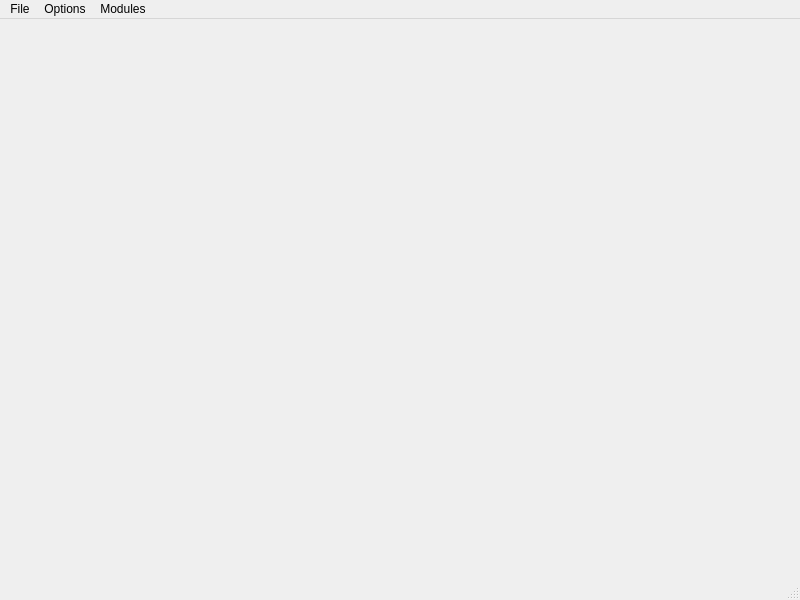
<?xml version="1.0" encoding="UTF-8"?>
<ui version="4.0">
 <class>MainWindow</class>
 <widget class="QMainWindow" name="MainWindow">
  <property name="geometry">
   <rect>
    <x>0</x>
    <y>0</y>
    <width>800</width>
    <height>600</height>
   </rect>
  </property>
  <property name="windowTitle">
   <string>MainWindow</string>
  </property>
  <widget class="QWidget" name="centralwidget"/>
  <widget class="QMenuBar" name="menubar">
   <property name="geometry">
    <rect>
     <x>0</x>
     <y>0</y>
     <width>800</width>
     <height>26</height>
    </rect>
   </property>
   <widget class="QMenu" name="menuFile">
    <property name="title">
     <string>File</string>
    </property>
    <addaction name="actionSave"/>
    <addaction name="actionOpen"/>
    <addaction name="separator"/>
    <addaction name="actionQuit"/>
   </widget>
   <widget class="QMenu" name="menuOptions">
    <property name="title">
     <string>Options</string>
    </property>
    <widget class="QMenu" name="menuUpdate_Module">
     <property name="title">
      <string>Update Module</string>
     </property>
     <addaction name="action_ModuleName1"/>
     <addaction name="action_ModuleName2"/>
    </widget>
    <addaction name="actionUpdate_Store"/>
    <addaction name="menuUpdate_Module"/>
    <addaction name="separator"/>
    <addaction name="actionSettings_2"/>
   </widget>
   <widget class="QMenu" name="menuModule_Store">
    <property name="title">
     <string>Modules</string>
    </property>
    <addaction name="actionStore"/>
    <addaction name="separator"/>
    <addaction name="action_PlaceHolder"/>
   </widget>
   <addaction name="menuFile"/>
   <addaction name="menuOptions"/>
   <addaction name="menuModule_Store"/>
  </widget>
  <widget class="QStatusBar" name="statusbar"/>
  <action name="actionStore">
   <property name="text">
    <string>Store</string>
   </property>
  </action>
  <action name="action_PlaceHolder">
   <property name="text">
    <string>{PlaceHolder}</string>
   </property>
  </action>
  <action name="actionStore_2">
   <property name="text">
    <string>Store</string>
   </property>
  </action>
  <action name="actionUpdate_Store">
   <property name="text">
    <string>Update Store</string>
   </property>
  </action>
  <action name="action_ModuleName1">
   <property name="text">
    <string>{ModuleName1}</string>
   </property>
  </action>
  <action name="action_ModuleName2">
   <property name="text">
    <string>{ModuleName2}</string>
   </property>
  </action>
  <action name="actionSettings">
   <property name="text">
    <string>Settings</string>
   </property>
  </action>
  <action name="actionSettings_2">
   <property name="text">
    <string>Settings</string>
   </property>
  </action>
  <action name="actionSave">
   <property name="text">
    <string>Save</string>
   </property>
  </action>
  <action name="actionOpen">
   <property name="text">
    <string>Open</string>
   </property>
  </action>
  <action name="actionQuit">
   <property name="text">
    <string>Quit</string>
   </property>
  </action>
 </widget>
 <resources/>
 <connections/>
</ui>
